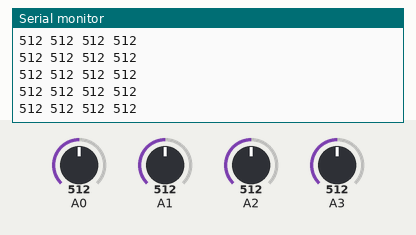
A sketch run on a simulated Arduino Uno, built with avr-gcc and run on an emulated ATmega328P. On the bench: the last lines printed to the serial monitor. Inputs (shaded band) come from the test bench; at power-on: A0 = 512, A1 = 512, A2 = 512, A3 = 512.

Above: at 1.2 s.
1.3 s: A0 set to 716
At 1.32 s:
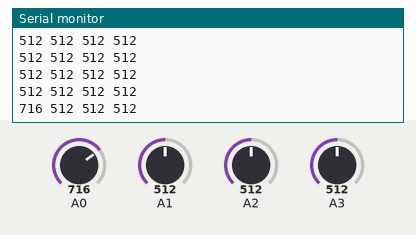
2.8 s: A1 set to 716
At 2.84 s:
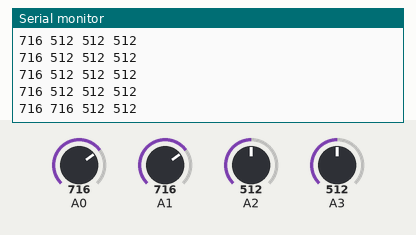
4.3 s: A2 set to 716
At 4.35 s:
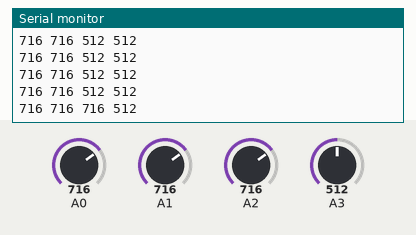
5.8 s: A3 set to 716
At 5.87 s:
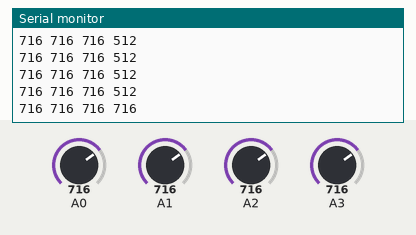
8.8 s: A0 set to 992
At 8.8 s:
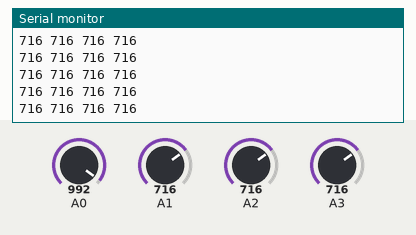
10.3 s: A1 set to 992
At 10.32 s:
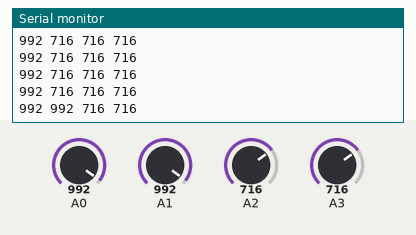
Timing chart, 0 to 12.8 s (numbered marks = the images above; inputs shaded):
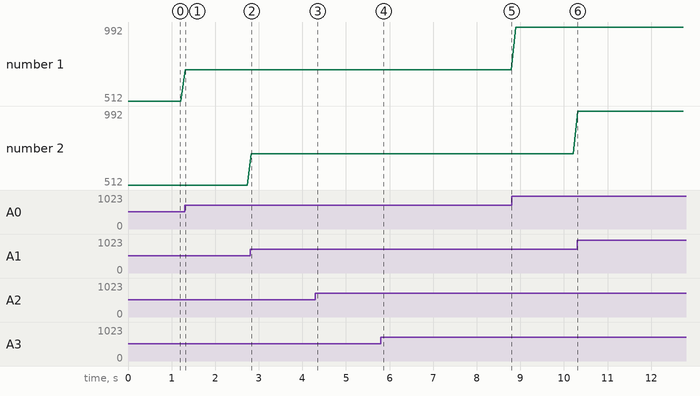

Measured:
- after the input at 1.3 s, the serial monitor: prints a new line at once (image 1)
- after the input at 2.8 s, the serial monitor: prints a new line at once (image 2)
- after the input at 4.3 s, the serial monitor: prints a new line after 0.05 s (image 3)
- after the input at 5.8 s, the serial monitor: prints a new line after 0.06 s (image 4)
- after the input at 10.3 s, the serial monitor: prints a new line at once (image 6)
- plotted number 1: 512 → 716 after the input at 1.3 s, 716 → 992 after the input at 8.8 s

The sketch:

ArduinoGetStarted_05_Serial_Plotter.ino
```cpp
void setup()
{
Serial.begin(9600);
}

void loop()
{
int y1=analogRead(A0);
int y2=analogRead(A1);
int y3=analogRead(A2);
int y4=analogRead(A3);

Serial.print(y1);
Serial.print(" ");
Serial.print(y2);
Serial.print(" ");
Serial.print(y3);
Serial.print(" ");
Serial.println(y4);

delay(100);

}
```
